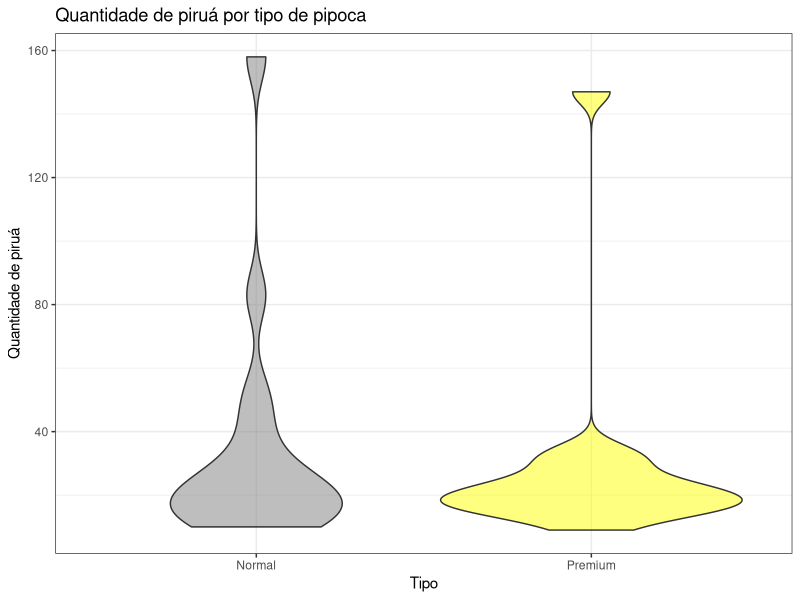
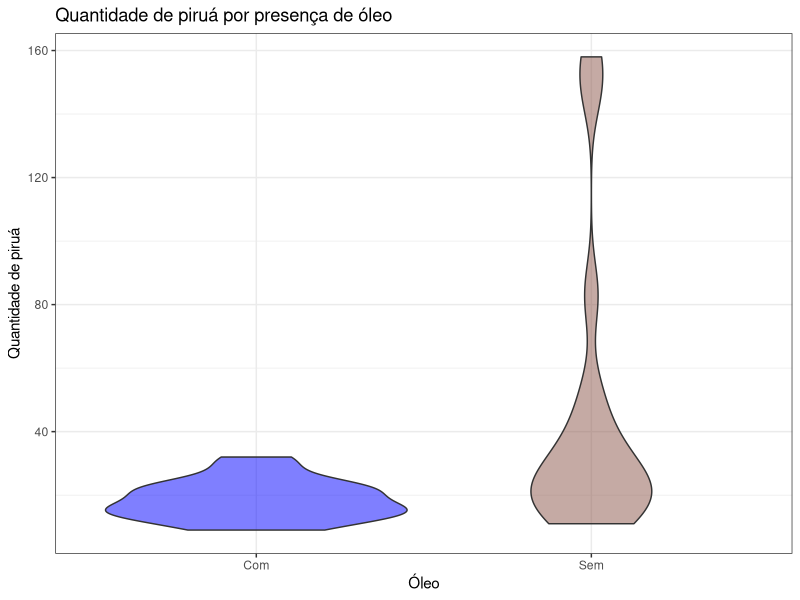
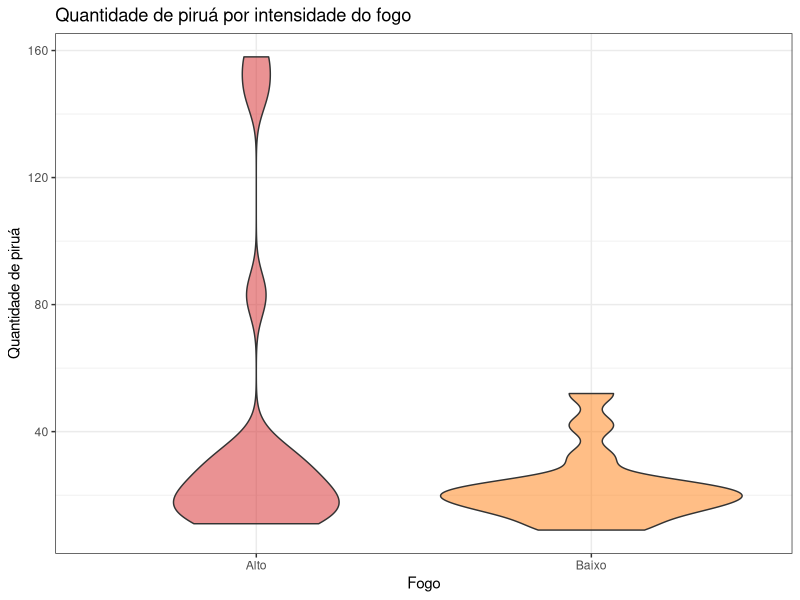
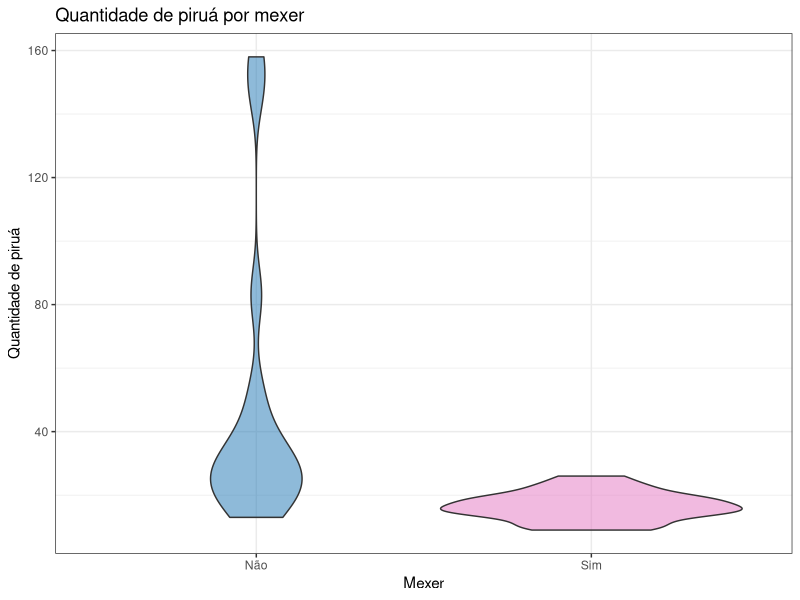
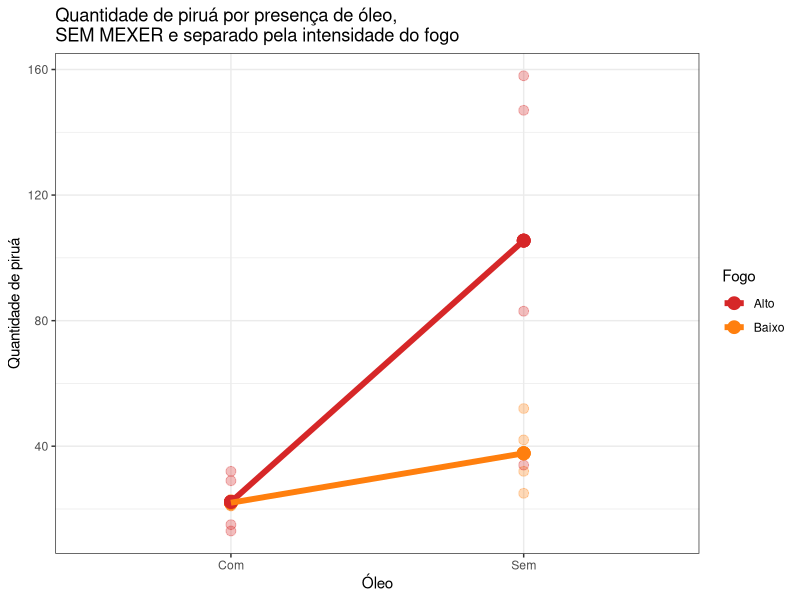
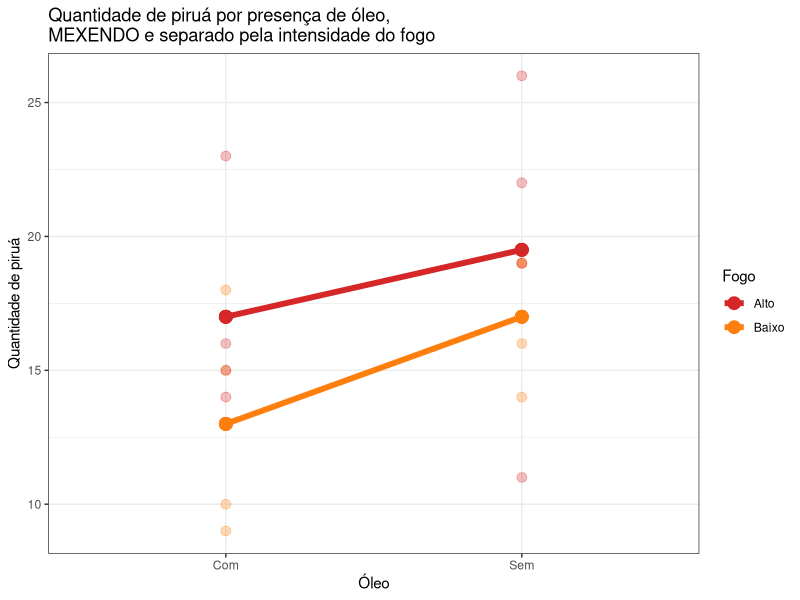
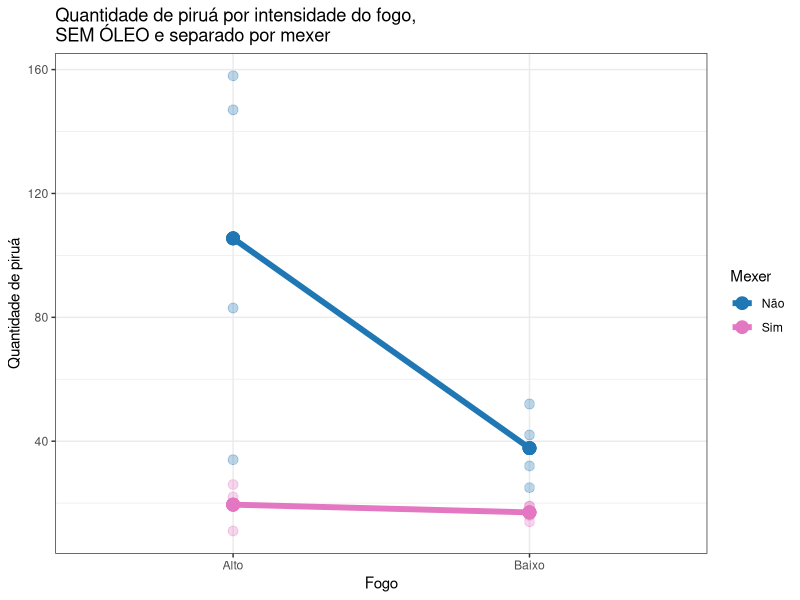
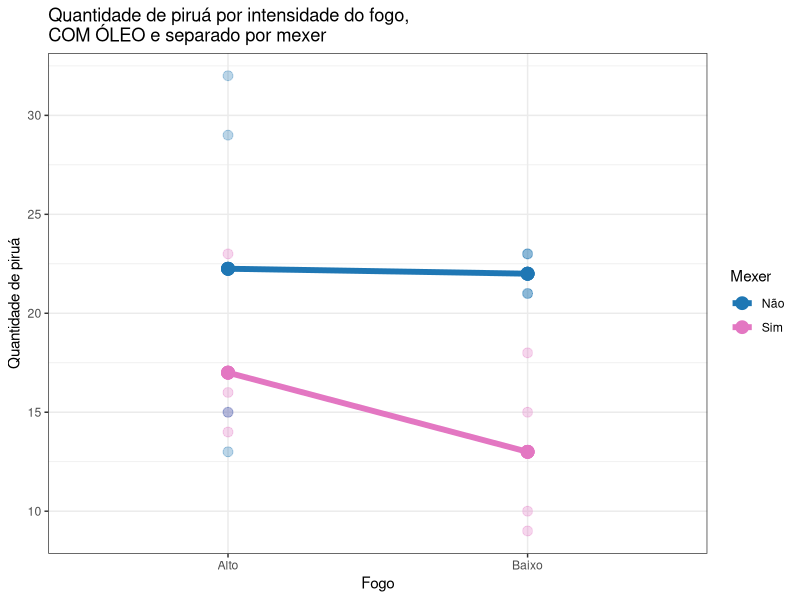

These charts were generated, in order, by the following R code:
library(tidyverse)
library(svglite)

#--- Metadados ---#
set.seed(42)
# usaremos essas cores durante todo o programa
cor_tipo <- c("#7f7f7f", 'yellow')
cor_oleo <- c("blue", "#8c564b")
cor_fogo <- c("#d62728", "#ff7f0e")
cor_mexer <- c("#1f77b4", "#e377c2")

ext_graf <- 'png' # tipo de arquivo que os gráficos serão salvos
tam_graf <- c('w' = 2001, 'h' = 1500)
path_graf <- 'gráficos'
unit_graf <- 'px'


#--- Preparando os dados ---# <- serviço de corno
Tipo <- c(rep('Normal', 16), rep('Premium', 16))
Óleo <- c(rep(c(rep('Sem', 8), rep('Com', 8)), 2))
Fogo <- c(rep(c(rep('Baixo', 4), rep('Alto', 4)), 4))            
Mexer <- c(rep(c(rep('Sim', 2), rep('Não', 2)), 8))
Replicação <- rep(c(1, 2), 16)
Qtt_pirua <- c(14, 19, 52, 42, 11, 26)

Qtt_pirua <-c(14, 19,
              52, 42,
              11, 26,
              83, 158,
              10, 15,
              21, 23,
              15, 23,
              32, 13,
              16, 19,
              32, 25,
              22, 19,
              34, 147,
              18, 9,
              21, 23,
              14, 16,
              29, 15
)

Grama_pirua <- c(
  3, 4,
  10, 8,
  3, 5,
  15, 27,
  2, 3,
  5 , 5,
  3, 4,
  8, 3,
  5, 5,
  6, 5,
  4, 4,
  8, 20,
  5, 2,
  5, 4,
  2, 3, 
  5, 3
)

df <- tibble(Tipo = as.factor(Tipo),
             Óleo = as.factor(Óleo),
             Fogo = as.factor(Fogo),
             Mexer = as.factor(Mexer),
             Replicação = as.factor(Replicação),
             Qtt_pirua,
             Grama_pirua
)


#--- Análise exploratória ---#



ggplot(df, aes(x = Tipo, y = Qtt_pirua, fill = Tipo)) +
  geom_violin(alpha = 0.5) +
  scale_fill_manual(values=c(cor_tipo)) +
  labs(title = 'Quantidade de piruá por tipo de pipoca',
       y = 'Quantidade de piruá') +
  theme_bw() +
  theme(legend.position = 'none')
ggsave(paste('piruaXtipo.', ext_graf, sep = ''), path = path_graf, device = ext_graf, width = tam_graf[1], height = tam_graf[2], units = unit_graf)

ggplot(df, aes(x = Óleo, y = Qtt_pirua, fill = Óleo)) +
  geom_violin(alpha = 0.5) +
  scale_fill_manual(values=c(cor_oleo)) +
  labs(title = 'Quantidade de piruá por presença de óleo',
       y = 'Quantidade de piruá') +
  theme_bw() +
  theme(legend.position = 'none') # trocar a ordem
ggsave(paste('piruaXoleo.', ext_graf, sep = ''), path = path_graf, device = ext_graf, width = tam_graf[1], height = tam_graf[2], units = unit_graf)

ggplot(df, aes(x = Fogo, y = Qtt_pirua, fill = Fogo)) +
  geom_violin(alpha = 0.5) +
  scale_fill_manual(values=c(cor_fogo)) +
  labs(title = 'Quantidade de piruá por intensidade do fogo',
       y = 'Quantidade de piruá') +
  theme_bw() +
  theme(legend.position = 'none')
ggsave(paste('piruaXfogo.', ext_graf, sep = ''), path = path_graf, device = ext_graf, width = tam_graf[1], height = tam_graf[2], units = unit_graf)

ggplot(df, aes(x = Mexer, y = Qtt_pirua, fill = Mexer)) +
  geom_violin(alpha = 0.5) +
  scale_fill_manual(values=c(cor_mexer)) +
  labs(title = 'Quantidade de piruá por mexer',
       y = 'Quantidade de piruá') +
  theme_bw() +
  theme(legend.position = 'none')
ggsave(paste('piruaXmexer.', ext_graf, sep = ''), path = path_graf, device = ext_graf, width = tam_graf[1], height = tam_graf[2], units = unit_graf)


#--- ANOVA ---#
lm_model <- lm(Qtt_pirua ~
              Tipo * Óleo * Fogo * Mexer +
              Replicação * Óleo +
              Replicação * Fogo +
              Replicação * Mexer,
            df) # Replicação aqui, essencialmente, faz o papel da blocagem


anova(lm_model)

# Utilizar peso dos piruás ao invés da quantidade gerou os mesmos resultados na ANOVA

# lm_model2 <- lm(Grama_pirua ~
#                Tipo * Óleo * Fogo * Mexer +
#                Replicação*Óleo +
#                Replicação * Fogo +
#                Replicação * Mexer,
#              df)
# anova(lm_model2)


# Tipo deu não significativo (enquanto os outros fatores deram).
# A interação Óleo:Fogo:Mexer é significativa
# A interação Bloco:Fator não é significativa pra nenhum dos fatores (amém)

#--- Gráficos da interação ---#
# As bolas maiores são as médias
# x-axis: Óleo | fill: Fogo | Mexer: não
ggplot(df %>%
         filter(Mexer == 'Não') %>%
         group_by(Óleo, Fogo) %>%
         mutate(media = mean(Qtt_pirua)),
       aes(x = Óleo, color = Fogo)) +
  geom_point(aes(y = Qtt_pirua), size = 3, alpha = 0.3) +
  geom_point(aes(y = media), size = 4) +
  geom_line(aes(y = media, group = Fogo), linewidth = 2) +
  scale_color_manual(values=c(cor_fogo)) +
  labs(title = 'Quantidade de piruá por presença de óleo,\nSEM MEXER e separado pela intensidade do fogo',
       y = 'Quantidade de piruá') +
  theme_bw()
ggsave(paste('interacaoOleo1.', ext_graf, sep = ''), path = path_graf, device = ext_graf, width = tam_graf[1], height = tam_graf[2], units = unit_graf)

# x-axis: Óleo | fill: Fogo | Mexer: sim
ggplot(df %>%
         filter(Mexer == 'Sim') %>%
         group_by(Óleo, Fogo) %>%
         mutate(media = mean(Qtt_pirua)),
       aes(x = Óleo, color = Fogo)) +
  geom_point(aes(y = Qtt_pirua), size = 3, alpha = 0.3) +
  geom_point(aes(y = media), size = 4) +
  geom_line(aes(y = media, group = Fogo), linewidth = 2) +
  scale_color_manual(values=c(cor_fogo)) +
  labs(title = 'Quantidade de piruá por presença de óleo,\nMEXENDO e separado pela intensidade do fogo',
       y = 'Quantidade de piruá') +
  theme_bw()
ggsave(paste('interacaoOleo2.', ext_graf, sep = ''), path = path_graf, device = ext_graf, width = tam_graf[1], height = tam_graf[2], units = unit_graf)

# x-axis: Fogo | fill: Mexer | Óleo: sem
ggplot(df %>%
         filter(Óleo == 'Sem') %>%
         group_by(Fogo, Mexer) %>%
         mutate(media = mean(Qtt_pirua)),
       aes(x = Fogo, color = Mexer)) +
  geom_point(aes(y = Qtt_pirua), size = 3, alpha = 0.3) +
  geom_point(aes(y = media), size = 4) +
  geom_line(aes(y = media, group = Mexer), linewidth = 2) +
  scale_color_manual(values=c(cor_mexer)) +
  labs(title = 'Quantidade de piruá por intensidade do fogo,\nSEM ÓLEO e separado por mexer',
       y = 'Quantidade de piruá') +
  theme_bw()
ggsave(paste('interacaoFogo1.', ext_graf, sep = ''), path = path_graf, device = ext_graf, width = tam_graf[1], height = tam_graf[2], units = unit_graf)

# x-axis: Fogo | fill: Mexer | Óleo: com
ggplot(df %>%
         filter(Óleo == 'Com') %>%
         group_by(Fogo, Mexer) %>%
         mutate(media = mean(Qtt_pirua)),
       aes(x = Fogo, color = Mexer)) +
  geom_point(aes(y = Qtt_pirua), size = 3, alpha = 0.3) +
  geom_point(aes(y = media), size = 4) +
  geom_line(aes(y = media, group = Mexer), linewidth = 2) +
  scale_color_manual(values=c(cor_mexer)) +
  labs(title = 'Quantidade de piruá por intensidade do fogo,\nCOM ÓLEO e separado por mexer',
       y = 'Quantidade de piruá') +
  theme_bw()
ggsave(paste('interacaoFogo2.', ext_graf, sep = ''), path = path_graf, device = ext_graf, width = tam_graf[1], height = tam_graf[2], units = unit_graf)

# x-axis: Mexer | fill: Óleo | Fogo: Baixo
ggplot(df %>%
         filter(Fogo == 'Baixo') %>%
         group_by(Mexer, Óleo) %>%
         mutate(media = mean(Qtt_pirua)),
       aes(x = Mexer, color = Óleo)) +
  geom_point(aes(y = Qtt_pirua), size = 3, alpha = 0.3) +
  geom_point(aes(y = media), size = 4) +
  geom_line(aes(y = media, group = Óleo), linewidth = 2) +
  scale_color_manual(values=c(cor_oleo)) +
  labs(title = 'Quantidade de piruá por mexer,\nFOGO BAIXO e separado por presença de óleo',
       y = 'Quantidade de piruá') +
  theme_bw()
ggsave(paste('interacaoMexer1.', ext_graf, sep = ''), path = path_graf, device = ext_graf, width = tam_graf[1], height = tam_graf[2], units = unit_graf)

# x-axis: Mexer | fill: Óleo | Fogo: Alto
ggplot(df %>%
         filter(Fogo == 'Alto') %>%
         group_by(Mexer, Óleo) %>%
         mutate(media = mean(Qtt_pirua)),
       aes(x = Mexer, color = Óleo)) +
  geom_point(aes(y = Qtt_pirua), size = 3, alpha = 0.3) +
  geom_point(aes(y = media), size = 4) +
  geom_line(aes(y = media, group = Óleo), linewidth = 2) +
  scale_color_manual(values=c(cor_oleo)) +
  labs(title = 'Quantidade de piruá por mexer,\nFOGO ALTO e separado por presença de óleo',
       y = 'Quantidade de piruá') +
  theme_bw()
ggsave(paste('interacaoMexer2.', ext_graf, sep = ''), path = path_graf, device = ext_graf, width = tam_graf[1], height = tam_graf[2], units = unit_graf)

#--- Teste de Tukey ---#

vec_li <- c()
vec_ls <- c()
vec_cond <- c()
# Teste: Óleo
for(i in 1:2) {
  for(j in 1:2) {
    temp_model <- TukeyHSD(aov(Qtt_pirua ~ Óleo,
                               df %>% filter(Fogo == c('Baixo', 'Alto')[i], Mexer == c('Sim', 'Não')[j])))
    vec_li <- c(vec_li, temp_model$Óleo[1])
    vec_ls <- c(vec_ls, temp_model$Óleo[2])
    vec_cond <- c(vec_cond, paste('Fogo', '(',c('Baixo', 'Alto')[i], ')', ' | ', 'Mexer', '(',c('Sim', 'Não')[j], ')', sep = ''))
  }
}

# Teste: Fogo
for(i in 1:2) {
  for(j in 1:2) {
    temp_model <- TukeyHSD(aov(Qtt_pirua ~ Fogo,
                               df %>% filter(Óleo == c('Sem', 'Com')[i], Mexer == c('Sim', 'Não')[j])))
    vec_li <- c(vec_li, temp_model$Fogo[1])
    vec_ls <- c(vec_ls, temp_model$Fogo[2])
    vec_cond <- c(vec_cond, paste('Óleo', '(',c('Sem', 'Com')[i], ')', ' | ', 'Mexer', '(',c('Sim', 'Não')[j], ')', sep = ''))
  }
}

# Teste: Mexer
for(i in 1:2) {
  for(j in 1:2) {
    temp_model <- TukeyHSD(aov(Qtt_pirua ~ Mexer,
                               df %>% filter(Fogo == c('Baixo', 'Alto')[i], Óleo == c('Sem', 'Com')[j])))
    vec_li <- c(vec_li, temp_model$Mexer[1])
    vec_ls <- c(vec_ls, temp_model$Mexer[2])
    vec_cond <- c(vec_cond, paste('Fogo', '(',c('Baixo', 'Alto')[i], ')', ' | ', 'Óleo', '(',c('Sem', 'Com')[j], ')', sep = ''))
  }
}

ic_df <- tibble(
  Fator = c(
    rep('Óleo', 4),
    rep('Fogo', 4),
    rep('Mexer', 4)
  ),
  Nível = vec_cond,
  LI = vec_li,
  LS = vec_ls
)

ggplot(ic_df %>% filter(Fator == 'Óleo'), aes(x = Nível)) +
  geom_segment(aes(y = LI , yend = LS), linewidth = 1) +
  geom_point(aes(y = LI), size = 2) +
  geom_point(aes(y = LS), size = 2) +
  geom_hline(yintercept = 0) +
  labs(title = 'Intervalo de confiança do Óleo para combinações de níveis de Fogo e Mexer',
       x = 'Efeito do fator') +
  coord_flip() +
  theme_bw()

ggplot(ic_df %>% filter(Fator == 'Fogo'), aes(x = Nível)) +
  geom_segment(aes(y = LI , yend = LS), linewidth = 1) +
  geom_point(aes(y = LI), size = 2) +
  geom_point(aes(y = LS), size = 2) +
  geom_hline(yintercept = 0) +
  labs(title = 'Intervalo de confiança do Fogo para combinações de níveis de Óleo e Mexer',
       x = 'Efeito do fator') +
  coord_flip() +
  theme_bw()

ggplot(ic_df %>% filter(Fator == 'Mexer'), aes(x = Nível)) +
  geom_segment(aes(y = LI , yend = LS), linewidth = 1) +
  geom_point(aes(y = LI), size = 2) +
  geom_point(aes(y = LS), size = 2) +
  geom_hline(yintercept = 0) +
  labs(title = 'Intervalo de confiança de Mexer para combinações de níveis de Óleo e Fogo',
       x = 'Efeito do fator') +
  coord_flip() +
  theme_bw()

#--- Análise de Resíduos ---#
# novo modelo sem o fator Tipo e as interações que não são significativas 
lm_new_model <- lm(Qtt_pirua ~
            Óleo * Fogo * Mexer +
            Replicação,
          df) # eu sei que os dados não parecem muito normais, mas rode esse exemplo algumas vezes e veja cada absurdo que aparece:
# QQ PLOT
ggplot() +
  geom_qq(aes(sample = rstandard(lm_new_model))) +
  geom_abline(color = "red") + 
  labs(title = 'QQ plot',
       x = 'Teórico',
       y = 'Amostra') +
  theme_bw()
ggsave(paste('qqplot.', ext_graf, sep = ''), path = path_graf, device = ext_graf, width = tam_graf[1], height = tam_graf[2], units = unit_graf)

# eu sei que os dados não parecem muito normais, mas rode esse exemplo algumas vezes e veja cada absurdo que aparece:
ggplot() +
  geom_qq(aes(sample = rnorm(32))) +
  geom_abline(color = "red")

# Resíduos x Fitted
ggplot(lm_new_model, aes(x = .fitted,
           y = .resid)) +
  geom_point() +
  geom_hline(yintercept = 0) +
  labs(title = 'Resíduos por valores ajustados',
       x = 'Resíduos',
       y = 'Ajustado') +
  theme_bw()
ggsave(paste('residuosXfitted.', ext_graf, sep = ''), path = path_graf, device = ext_graf, width = tam_graf[1], height = tam_graf[2], units = unit_graf)

# Resíduos x Óleo
ggplot() +
  geom_point(
    aes(x = lm_new_model$model$Óleo, y = lm_new_model$residuals),
    size = 3
  ) +
  geom_hline(yintercept = 0) +
  labs(title = 'Níveis do fator Óleo por resíduos',
       x = 'Níveis',
       y = 'Residuos') +
  theme_bw()
ggsave(paste('residuosXoleo.', ext_graf, sep = ''), path = path_graf, device = ext_graf, width = tam_graf[1], height = tam_graf[2], units = unit_graf)

# Resíduos x Fogo
ggplot() +
  geom_point(
    aes(x = lm_new_model$model$Fogo, y = lm_new_model$residuals),
    size = 3
  ) +
  geom_hline(yintercept = 0) +
  labs(title = 'Níveis do fator Fogo por resíduos',
       x = 'Níveis',
       y = 'Residuos') +
  theme_bw()
ggsave(paste('residuosXfogo.', ext_graf, sep = ''), path = path_graf, device = ext_graf, width = tam_graf[1], height = tam_graf[2], units = unit_graf)

# Resíduos x Mexer
ggplot() +
  geom_point(
    aes(x = lm_new_model$model$Mexer, y = lm_new_model$residuals),
    size = 3
  ) +
  geom_hline(yintercept = 0) +
  labs(title = 'Níveis do fator Mexer por resíduos',
       x = 'Níveis',
       y = 'Residuos') +
  theme_bw()
ggsave(paste('residuosXmexer.', ext_graf, sep = ''), path = path_graf, device = ext_graf, width = tam_graf[1], height = tam_graf[2], units = unit_graf)
